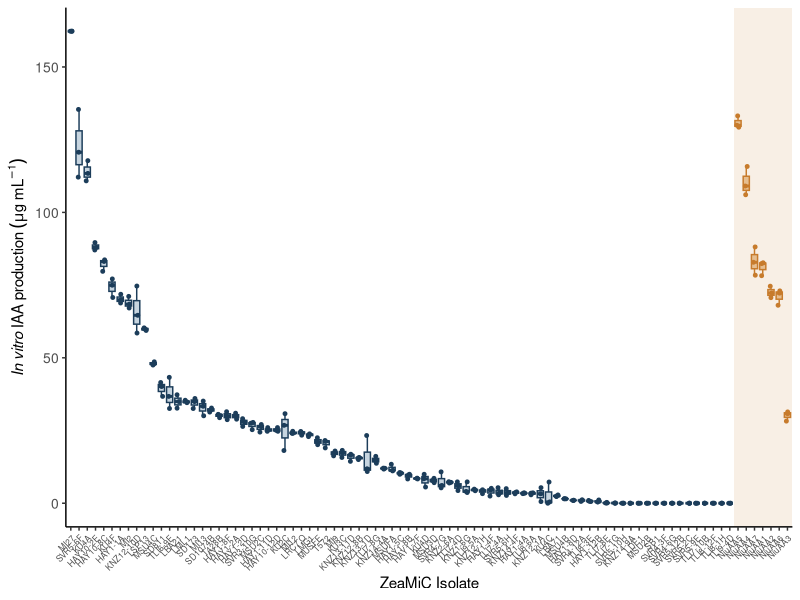

Source code (R):
##### In Vivo ZeaMiC analysis (IAA Production) #####
## Code by: Joel Swift 2026

library(tidyverse)
library(patchwork)

theme_set(theme_classic())

## load data
IAA_data <- readxl::read_xlsx("./InVitro_IAA_production.xlsx")

## Convert any negative values to zeros
IAA_data <- IAA_data %>% mutate(`IAA (µg mL-1)` = if_else(`IAA (µg mL-1)` < 0, 0, `IAA (µg mL-1)`))


## Order isolates by mean IAA, but force NiuAA isolates to the end
iso_order <- IAA_data %>%
  group_by(`Isolate ID`) %>%
  summarize(mean_IAA = mean(`IAA (µg mL-1)`), .groups = "drop") %>%
  arrange(desc(mean_IAA)) %>%
  pull(`Isolate ID`) %>%
  {\(x) c(x[!str_detect(x, "^NiuAA")],
          x[str_detect(x, "^NiuAA")])}()

## Number of non-NiuAA isolates (used for shading)
n_other <- sum(!str_detect(iso_order, "^NiuAA"))

## Plot
IAA_PLOT <- IAA_data %>%
  mutate(Group = if_else(str_detect(`Isolate ID`, "^NiuAA"), "NiuAA", "Other"),
         `Isolate ID` = factor(`Isolate ID`, levels = iso_order)) %>%
  ggplot(aes(x = `Isolate ID`, y = `IAA (µg mL-1)`)) +
  geom_boxplot(aes(color = Group, fill = Group), outlier.shape = NA) +
  geom_point(aes(color = Group), position = position_jitter(width = 0.15), size = 1) +
  scale_color_manual(values = c("#C77B2C", "#1C3D5A")) +
  scale_fill_manual(values = c("#EAC79E", "#C7D5E0")) +
  annotate("rect", xmin = n_other + 0.5, xmax = length(iso_order) + 0.5, ymin = -Inf, ymax = Inf, alpha = 0.12, fill = "#C77B2C") +
  labs(x = "ZeaMiC Isolate", y = expression(italic("In vitro")~IAA~production~(mu*g~mL^{-1}))) +
  theme(axis.text.x = element_text(angle = 45, hjust = 1, size = 6), legend.position = "none", 
        axis.text.y  = element_text(size = 10))

ggsave("Figure panels/Figure8A.svg", IAA_PLOT, width = 26, height = 10, unit = "cm")
